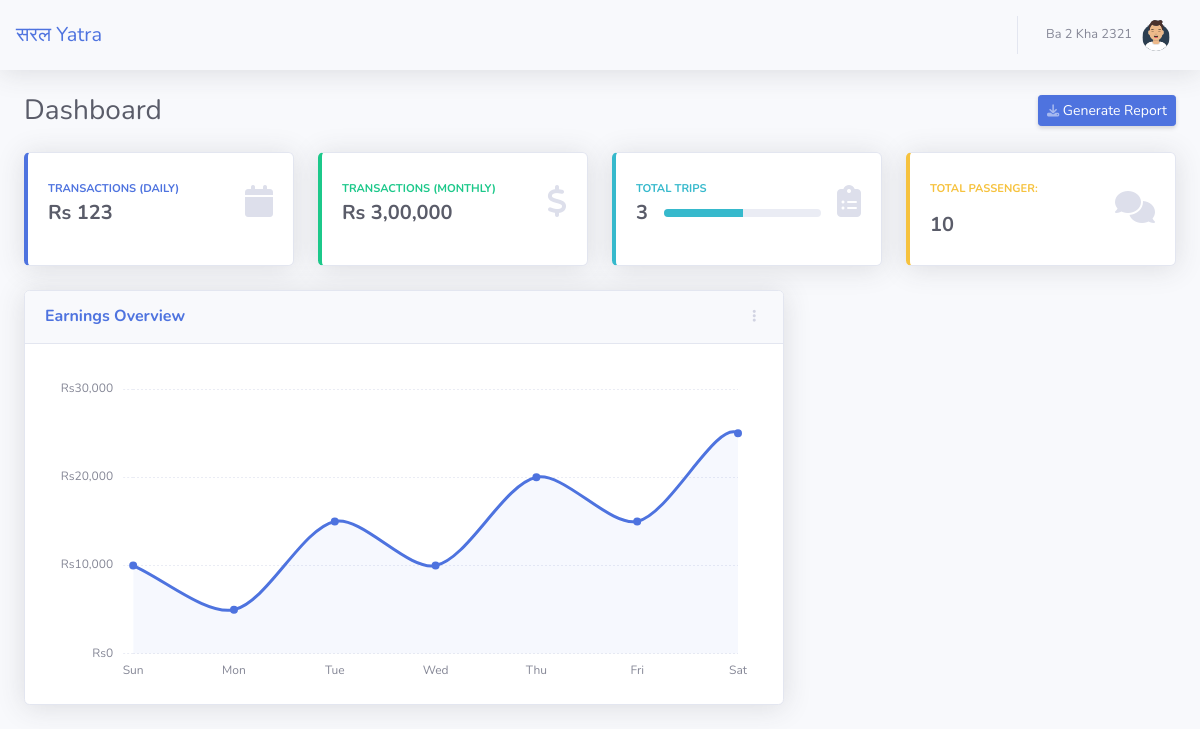
The app's page /adminPage/, older data.
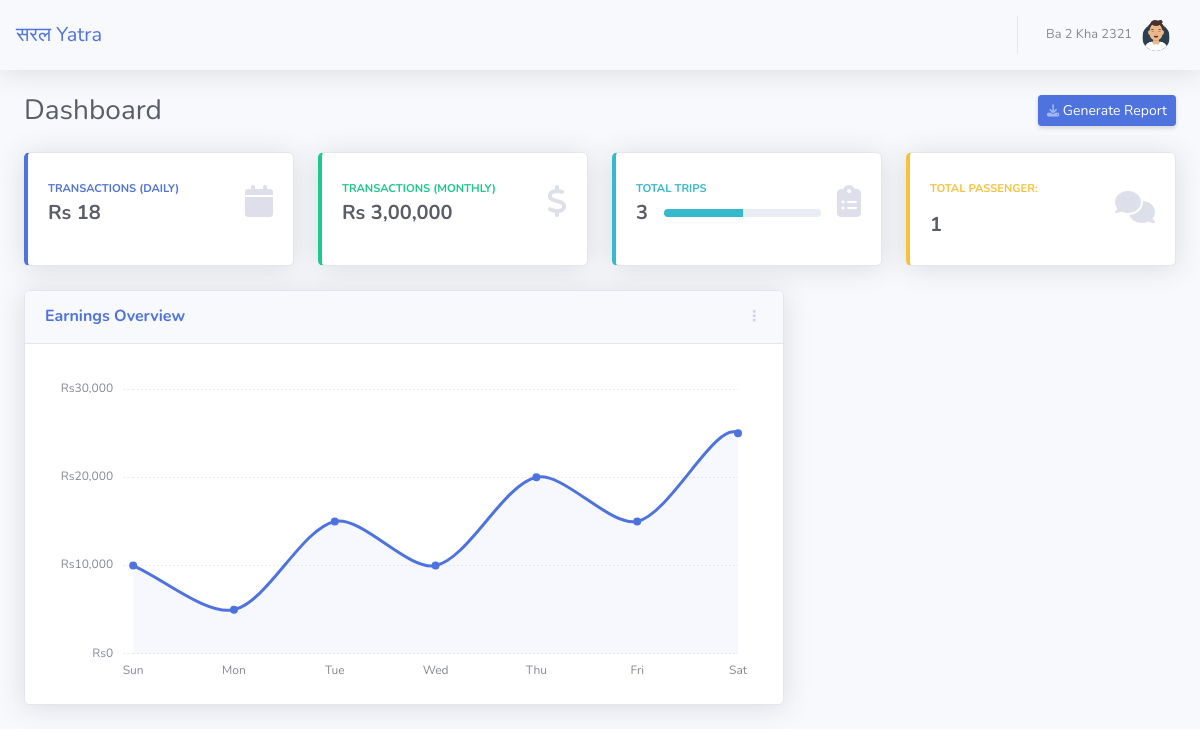
The same page, newer data.
### reader/models.py (models this page shows)
class BusData(models.Model):
    busID = models.IntegerField(primary_key=True, unique=True, default=1)
    totalEarned = models.IntegerField(default=0)
    totalPassengers = models.IntegerField(default=0)

### reader/views.py (the view)
# urls.py: path("adminPage/", busdata, name="busdata"),
def busdata(request):
    alldata = BusData.objects.get(busID=1)
    context = {
        "alldata": alldata,
    }
    return render(request, "reader/adminPage.html", context)

### templates/reader/adminPage.html (shortened to what the changed rows need)
<!DOCTYPE html>
<html lang="en">
<head>
    {% load static %}
    <link href="vendor/fontawesome-free/css/all.min.css" rel="stylesheet" type="text/css">
    <link href="{% static 'reader/css/sb-admin-2.min.css' %}" rel="stylesheet">
</head>
<body id="page-top">
    <div id="wrapper">
        <div id="content-wrapper" class="d-flex flex-column">
            <div id="content">
                <div class="container-fluid">
                    <div class="d-sm-flex align-items-center justify-content-between mb-4">
                        <h1 class="h3 mb-0 text-gray-800">Dashboard</h1>
                    </div>
                    <div class="row">
                        <div class="col-xl-3 col-md-6 mb-4">
                            <div class="card border-left-primary shadow h-100 py-2">
                                <div class="card-body">
                                    <div class="row no-gutters align-items-center">
                                        <div class="col mr-2">
                                            <div class="text-xs font-weight-bold text-primary text-uppercase mb-1">
                                                Transactions (Daily)</div>
                                            <div class="h5 mb-0 font-weight-bold text-gray-800">Rs {{ alldata.totalEarned }} </div>
                                        </div>
                                    </div>
                                </div>
                            </div>
                        </div>
                        <div class="col-xl-3 col-md-6 mb-4">
                            <div class="card border-left-warning shadow h-100 py-2">
                                <div class="card-body">
                                    <div class="row no-gutters align-items-center">
                                        <div class="col mr-2">
                                            <div class="text-xs font-weight-bold text-warning text-uppercase mb-1">
                                                <p>Total Passenger: </p></div>
                                            <div class="h5 mb-0 font-weight-bold text-gray-800">{{ alldata.totalPassengers }}</div>
                                        </div>
                                    </div>
                                </div>
                            </div>
                        </div>
                    </div>
        </div>
    </div>
</body>
</html>

Row changes from the older to the newer data that the page shows:
changed BusData: totalEarned "123" → "18"; totalPassengers "10" → "1"
